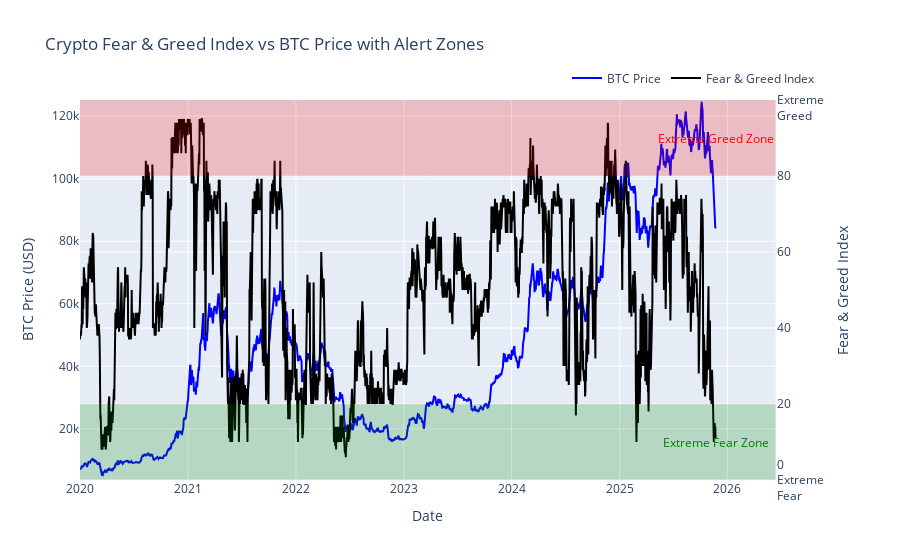

Source (notebook cell):
### Code cell
fig = plot_data_with_fear_greed_alerts(merged_bitcoin_fg_df, "BTC")
fig.show()

### Figure 1 — Plotly figure (JSON) as saved in the notebook; plotly's stock layout.template omitted (floating-point values rounded to 4 significant figures; data arrays with more than 128 entries replaced by an {"elided": "..."} marker saying what was removed)
{"data": [{"hovertemplate": "<b>Date:</b> %{x|%Y-%m-%d}<br><b>Price:</b> $%{y:.2f}<br><b>Sentiment:</b> %{text}<br>", "line": {"color": "blue"}, "name": "BTC Price", "text": {"elided": "2152 float values"}, "type": "scatter", "x": {"elided": "2152 str values"}, "xaxis": "x", "y": {"elided": "2152 float values"}, "yaxis": "y"}, {"hovertemplate": "<b>Date:</b> %{x|%Y-%m-%d}<br><b>Fear & Greed Index:</b> %{y}<br>", "line": {"color": "black", "width": 2}, "name": "Fear & Greed Index", "type": "scatter", "x": {"elided": "2152 str values"}, "xaxis": "x", "y": {"elided": "2152 int values"}, "yaxis": "y2"}], "layout": {"annotations": [{"font": {"color": "green"}, "showarrow": false, "text": "Extreme Fear Zone", "x": "2025-11-22", "y": 10, "yref": "y2"}, {"font": {"color": "red"}, "showarrow": false, "text": "Extreme Greed Zone", "x": "2025-11-22", "y": 90, "yref": "y2"}], "hovermode": "x unified", "legend": {"orientation": "h", "x": 1, "xanchor": "right", "y": 1.02, "yanchor": "bottom"}, "shapes": [{"fillcolor": "green", "line": {"width": 0}, "opacity": 0.2, "type": "rect", "x0": 0, "x1": 1, "xref": "x domain", "y0": 0, "y1": 20, "yref": "y2"}, {"fillcolor": "red", "line": {"width": 0}, "opacity": 0.2, "type": "rect", "x0": 0, "x1": 1, "xref": "x domain", "y0": 80, "y1": 100, "yref": "y2"}], "title": {"text": "Crypto Fear & Greed Index vs BTC Price with Alert Zones"}, "xaxis": {"anchor": "y", "domain": [0, 0.94], "title": {"text": "Date"}}, "yaxis": {"anchor": "x", "domain": [0, 1], "range": [3639.0, 125200.0], "title": {"text": "BTC Price (USD)"}}, "yaxis2": {"anchor": "x", "overlaying": "y", "range": [0, 100], "side": "right", "ticktext": ["0<br>Extreme<br>Fear", "20", "40", "60", "80", "100<br>Extreme<br>Greed"], "tickvals": [0, 20, 40, 60, 80, 100], "title": {"text": "Fear & Greed Index"}}}}
